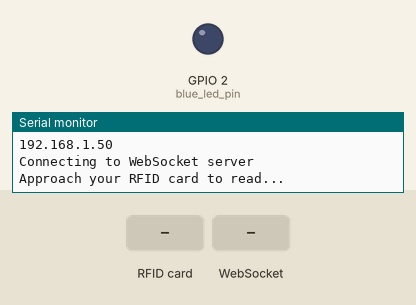
Recording of a sketch running on a simulated ESP32. Parts: output pins drawn as LEDs (lit = HIGH), the last lines printed to the serial monitor. The inputs (shaded band) are chosen by the test bench. WiFi joins after 1.5 s; servers stay silent unless stated.

Above: at 2.7 s.
2.8 s: RFID card 5E 7A 19 C4 held to the reader
4.3 s: WebSocket text "Fail" received
5.8 s: WebSocket text "nuip_student" received
7.3 s: RFID card 5E 7A 19 C4 held to the reader
At 8.1 s:
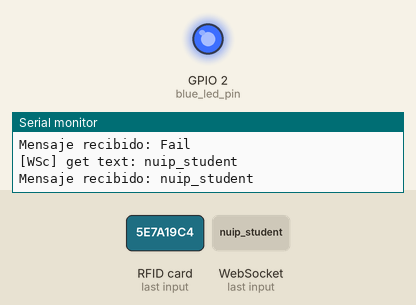
9.8 s: WebSocket text "1" received
Timing chart, 0 to 12.3 s (numbered marks = the images above; inputs shaded):
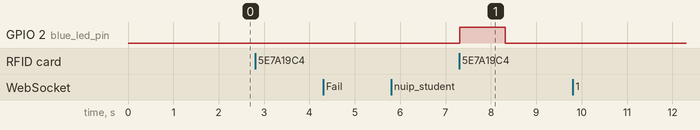

The sketch:

main.ino
```cpp
#include "config.h"
#include <WebSocketsClient.h>
#include <ArduinoJson.h>
#include <MFRC522.h>
#include <SPI.h>
#include <WiFiMulti.h>


bool isProcessingCard = false;
String nuipValue;

WiFiMulti WiFiMulti;
WebSocketsClient webSocket;

unsigned long lastPingTime = 0;           // last ping time
const unsigned long pingInterval = 30000; // interval to next ping

#define SS_PIN 21
#define RST_PIN 22
#define SIZE_BUFFER 18
#define MAX_SIZE_BLOCK 16
#define blue_led_pin 2

MFRC522::MIFARE_Key key;
MFRC522::StatusCode status;
MFRC522 mfrc522(SS_PIN, RST_PIN);

void setup()
{

  Serial.begin(115200);
  pinMode(blue_led_pin, OUTPUT);

  // Connect to WiFi
  connectToWiFi();

  // Connect to WebSocket server
  connectToWebSocket();

  // Initialize MFRC522 RFID reader
  SPI.begin();
  mfrc522.PCD_Init();
  Serial.println("Approach your RFID card to read...");
  webSocket.onEvent(webSocketEventHandler);
}

void loop()
{
  webSocket.loop();
  unsigned long currentTime = millis();
  if (currentTime - lastPingTime >= pingInterval)
  {
    sendPing();
    lastPingTime = currentTime;
  }

  if (WiFi.status() != WL_CONNECTED)
  {
    Serial.println("WiFi connection lost. Reconnecting...");
    connectToWiFi();
  }

  if (!mfrc522.PICC_IsNewCardPresent())
  {
    return;
  }
  if (!mfrc522.PICC_ReadCardSerial())
  {
    return;
  }
  if (!isProcessingCard)
  {
    String rfidData = readingData();
    if (rfidData != "Fail")
    {
      sendRfidDataToServer(rfidData);
      delay(1000);
    }
  }
  if (isProcessingCard)
  {
    String hex_data = writingData(nuipValue);
    if (hex_data == "Fail")
    {
      return;
    }
    Serial.println("Data successfully written to the card.");
    Serial.println(hex_data);
  }

  mfrc522.PICC_HaltA();
  mfrc522.PCD_StopCrypto1();
}

void connectToWiFi()
{
  Serial.println("Connecting to WiFi");
  WiFiMulti.addAP(WIFI_SSID, WIFI_PASS);
  while (WiFiMulti.run() != WL_CONNECTED)
  {
    delay(500);
    Serial.print(".");
  }
  Serial.println("WiFi connected.");
  Serial.println(WiFi.localIP());
}

void connectToWebSocket()
{
  Serial.println("Connecting to WebSocket server");
  webSocket.beginSslWithCA("sevae-backend.onrender.com", 443, "/", ENDPOINT_CA_CERT);
}

void sendPing()
{
  DynamicJsonDocument jsonDoc(1024);
  jsonDoc["ping"] = "Ping";

  // Serialize the JSON object to a string
  String jsonStr;
  serializeJson(jsonDoc, jsonStr);

  if (webSocket.sendTXT(jsonStr))
  {
    Serial.println("Ping sent.");
  }
  else
  {
    Serial.println("Failed to send ping.");
  }
}

String readingData()
{
  String info = "";

  for (byte i = 0; i < 6; i++)
    key.keyByte[i] = 0xFF;

  byte buffer[SIZE_BUFFER] = {0};
  byte block = 1;
  byte size = SIZE_BUFFER;
  status = mfrc522.PCD_Authenticate(MFRC522::PICC_CMD_MF_AUTH_KEY_A, block, &key, &(mfrc522.uid));

  if (status != MFRC522::STATUS_OK)
  {
    Serial.print(F("Authentication failed: "));
    Serial.println(mfrc522.GetStatusCodeName(status));
    return "Fail";
  }

  status = mfrc522.MIFARE_Read(block, buffer, &size);

  if (status != MFRC522::STATUS_OK)
  {
    Serial.print(F("Reading failed: "));
    Serial.println(mfrc522.GetStatusCodeName(status));
    return "Fail";
  }

  for (uint8_t i = 0; i < MAX_SIZE_BLOCK; i++)
  {
    info += String(buffer[i], HEX);
  }

  return info;
}

void sendRfidDataToServer(String rfidData)
{
  // Create a JSON object
  DynamicJsonDocument jsonDoc(1024);
  jsonDoc["rfidData"] = rfidData;

  // Serialize the JSON object to a string
  String jsonStr;
  serializeJson(jsonDoc, jsonStr);

  // Send the JSON string to the WebSocket server
  webSocket.sendTXT(jsonStr);

  Serial.println("RFID data sent to server: " + rfidData);
}

void onMessage(String message)
{
  Serial.print("Mensaje recibido: ");
  Serial.println(message);

  // Mensaje recibido desde el servidor
  String receivedMessage = message;

  if (receivedMessage.indexOf("nuip_student") != -1)
  {
    int nuipPos = receivedMessage.indexOf("nuip_student") + 14;
    nuipValue = receivedMessage.substring(nuipPos);
    nuipValue.trim();
    isProcessingCard = true;
  }
}

String writingData(String nuip)
{
  for (byte i = 0; i < 6; i++)
    key.keyByte[i] = 0xFF;

  byte buffer[SIZE_BUFFER] = {0};
  byte block = 1;
  byte size = SIZE_BUFFER;
  status = mfrc522.PCD_Authenticate(MFRC522::PICC_CMD_MF_AUTH_KEY_A, block, &key, &(mfrc522.uid));

  if (status != MFRC522::STATUS_OK)
  {
    Serial.print(F("Authentication failed: "));
    Serial.println(mfrc522.GetStatusCodeName(status));
    return "Fail";
  }

  for (uint8_t i = 0; i < nuip.length(); i++)
  {
    buffer[i] = nuip[i];
  }

  status = mfrc522.MIFARE_Write(block, buffer, MAX_SIZE_BLOCK);

  if (status != MFRC522::STATUS_OK)
  {
    Serial.print(F("Writing failed: "));
    Serial.println(mfrc522.GetStatusCodeName(status));
    return "Fail";
  }
  else
  {
    digitalWrite(blue_led_pin, HIGH);
    delay(1000);
    digitalWrite(blue_led_pin, LOW);
  }
  isProcessingCard = false;

  return nuip;
}

void webSocketEventHandler(WStype_t type, uint8_t *payload, size_t length)
{
  switch (type)
  {
  case WStype_DISCONNECTED:
    Serial.printf("[WSc] Disconnected\n");
    break;
  case WStype_CONNECTED:
    Serial.printf("[WSc] Connected to url: %s\n", payload);

    break;

  case WStype_TEXT:
    Serial.printf("[WSc] get text: %s\n", payload);
    onMessage(String((char *)payload));
    break;

  case WStype_BIN:
    Serial.printf("[WSc] get binary length: %u\n", length);
    break;

  case WStype_ERROR:
    Serial.printf("[WSc] get error length: %u\n", length);
    break;

  default:
    Serial.printf("[WSc] Unknown transmission: %i. Probably can be ignored.", type);
  }
}
```

config.h
```cpp
#ifndef CONFIG_H
#define CONFIG_H

#define WIFI_SSID ""
#define WIFI_PASS ""

const char *websockets_server_host = "";
const uint16_t websockets_server_port = 443;

const char ENDPOINT_CA_CERT[] PROGMEM = R"EOF(
-----BEGIN CERTIFICATE-----
-----END CERTIFICATE-----
)EOF";

#endif
```

Measured:
- after the input at 7.3 s, GPIO 2 (blue_led_pin): LOW → HIGH at once, → LOW 1.0 s later
